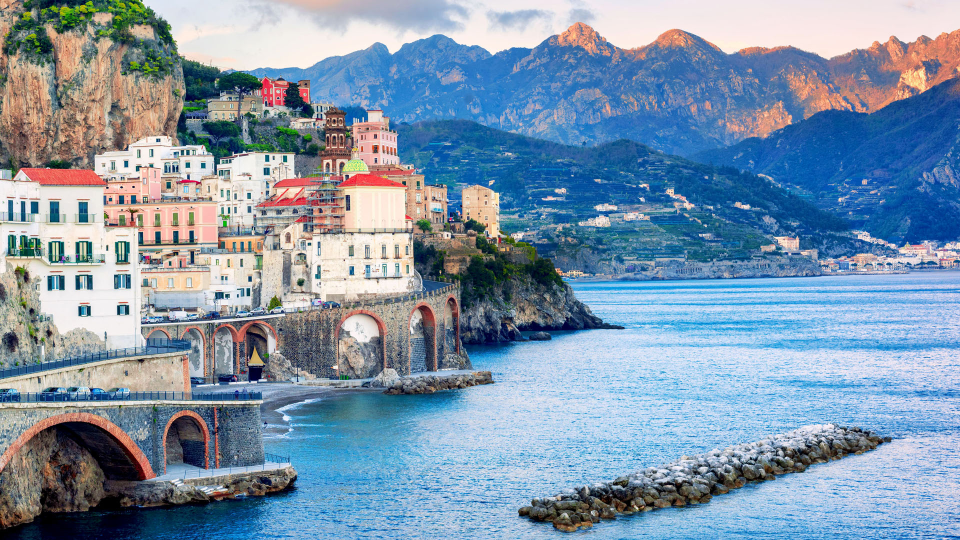
#> input picture images/1.jpg, 1920 x 1080 px (shown at 1/2 size)
$ python -i image_manipulation.py   (imports and definitions only)
#> lines starting #> are read from the running program, lines starting #| are printed output that depends on the picture
import os
from PIL import Image

def clean_and_transform_photo(photo_path, output_size=(512, 512)):
#> called with photo_path = '../images/1.jpg', output_size = (512, 512)
    try:
        dir_name, file_name = os.path.split(photo_path)
        name, ext = os.path.splitext(file_name)
        output_path = os.path.join(dir_name, f"{name}_cleaned{ext}")
        with Image.open(photo_path) as img:
#> img is the input picture: PIL image 1920x1080 RGB; mean R, G, B 127.7, 149.7, 170.7
            img = img.resize(output_size)
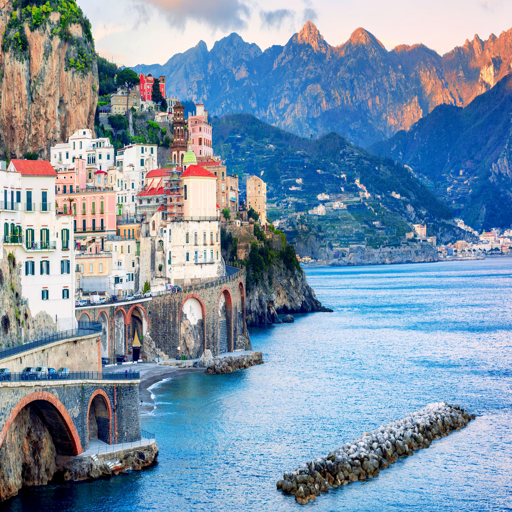
#> img: PIL image 512x512 RGB; mean R, G, B 127.7, 149.7, 170.7
            img = img.convert('L')
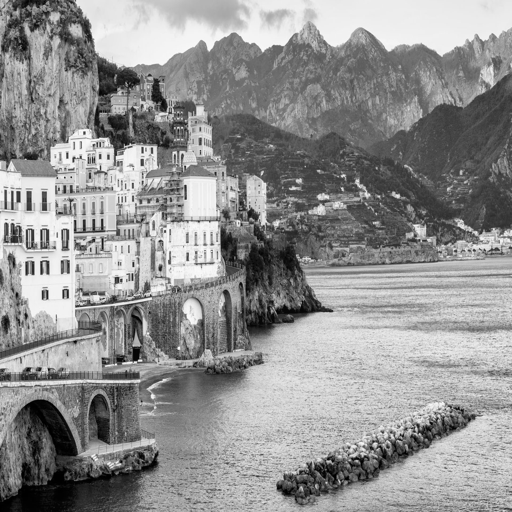
#> img: PIL image 512x512 L; min 0, max 253, mean 145.5
            img.save(output_path)
            return img

    except Exception as e:
        print(f"An error occurred: {e}")
        return

# transformed_image = clean_and_transform_photo("images/1.jpg")

>>> result = clean_and_transform_photo('../images/1.jpg')

$ run again, on images/2.jpg
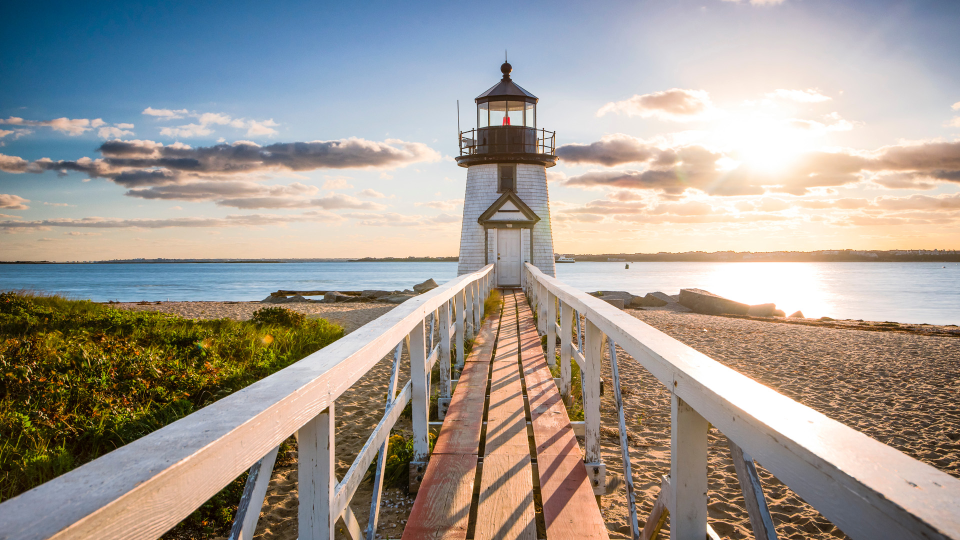
#> input picture images/2.jpg, 1920 x 1080 px (shown at 1/2 size)
#> in clean_and_transform_photo, img is the input picture: PIL image 1920x1080 RGB; mean R, G, B 162, 154.9, 147.5
#> in clean_and_transform_photo, `img = img.resize(output_size)`:
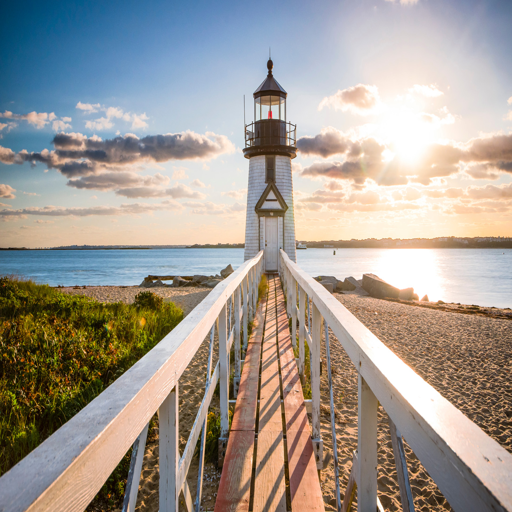
#> img: PIL image 512x512 RGB; mean R, G, B 162, 154.9, 147.5
#> in clean_and_transform_photo, `img = img.convert('L')`:
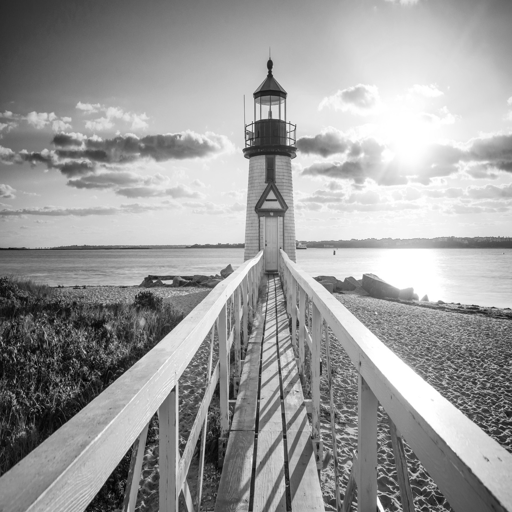
#> img: PIL image 512x512 L; min 2, max 255, mean 156.2
